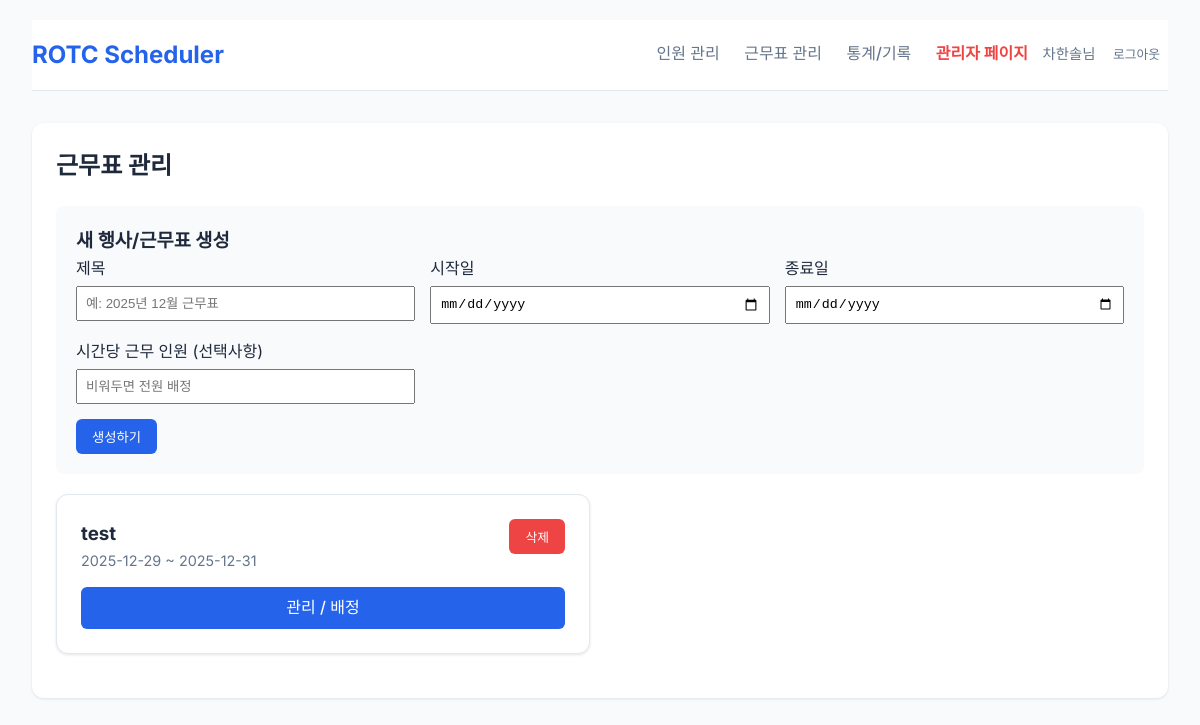
The app's page /rosters (signed in) with its own data.
### models.py (models this page shows, shortened)
class Person(UserMixin, db.Model):
    id = db.Column(db.Integer, primary_key=True)
    name = db.Column(db.String(100), nullable=False)
    is_active = db.Column(db.Boolean, default=True)
    created_at = db.Column(db.DateTime, default=datetime.utcnow)
    stats_reset_date = db.Column(db.DateTime, nullable=True)  # Track when statistics were reset
    reset_duty_count = db.Column(db.Integer, default=0)  # Total duties at reset time
    stats_hours = db.Column(db.Integer, default=0)  # Current statistics hours (separate from actual duties)
    username = db.Column(db.String(80), unique=True, nullable=True) # Nullable for migration safety, enforce in app
    password_hash = db.Column(db.String(128))
    role = db.Column(db.String(20), default='user') # 'user' or 'admin'
    availabilities = db.relationship('WeeklyAvailability', backref='person', lazy=True, cascade="all, delete-orphan")
    duties = db.relationship('Duty', backref='person', lazy=True)

class Roster(db.Model):
    id = db.Column(db.Integer, primary_key=True)
    title = db.Column(db.String(100), nullable=False)
    start_date = db.Column(db.Date, nullable=False)
    end_date = db.Column(db.Date, nullable=False)
    event_time = db.Column(db.String(50), nullable=True) # e.g. "09:00 - 18:00"
    people_per_shift = db.Column(db.Integer, nullable=True) # Number of people per time slot. Null means all available.
    created_at = db.Column(db.DateTime, default=datetime.utcnow)
    duties = db.relationship('Duty', backref='roster', lazy=True, cascade="all, delete-orphan")
    slots = db.relationship('RosterSlot', backref='roster', lazy=True, cascade="all, delete-orphan")

### app.py (the view)
@app.route('/rosters')
def roster_list():
    rosters = Roster.query.order_by(Roster.start_date.desc()).all()
    return render_template('roster_list.html', rosters=rosters)

### app.py (called while the page is built)
@login_manager.user_loader
def load_user(user_id):
    return Person.query.get(int(user_id))

### templates/roster_list.html
{% extends 'base.html' %}
{% block content %}
<div class="card">
    <h2>근무표 관리</h2>
    {% if current_user.role == 'admin' %}
    <form action="{{ url_for('create_roster') }}" method="POST"
        style="margin: 20px 0; padding: 20px; background: #f8fafc; border-radius: 8px;">
        <h3>새 행사/근무표 생성</h3>
        <div class="grid grid-cols-3" style="gap: 15px;">
            <div>
                <label>제목</label>
                <input type="text" name="title" placeholder="예: 2025년 12월 근무표" required
                    style="width: 100%; padding: 8px; margin-top: 5px;">
            </div>
            <div>
                <label>시작일</label>
                <input type="date" name="start_date" required style="width: 100%; padding: 8px; margin-top: 5px;">
            </div>
            <div>
                <label>종료일</label>
                <input type="date" name="end_date" required style="width: 100%; padding: 8px; margin-top: 5px;">
            </div>
            <div>
                <label>시간당 근무 인원 (선택사항)</label>
                <input type="number" name="people_per_shift" placeholder="비워두면 전원 배정" min="1"
                    style="width: 100%; padding: 8px; margin-top: 5px;">
            </div>
        </div>
        <button type="submit" class="btn btn-primary" style="margin-top: 15px;">생성하기</button>
    </form>
    {% endif %}
    <div class="grid grid-cols-2">
        {% for roster in rosters %}
        <div class="card" style="border: 1px solid var(--border-color);">
            <div style="display: flex; justify-content: space-between; align-items: flex-start;">
                <div>
                    <h3>{{ roster.title }}</h3>
                    <p style="color: var(--text-muted); font-size: 0.9rem;">
                        {{ roster.start_date.strftime('%Y-%m-%d') }} ~ {{ roster.end_date.strftime('%Y-%m-%d') }}
                    </p>
                </div>
                {% if current_user.role == 'admin' %}
                <form action="{{ url_for('delete_roster', id=roster.id) }}" method="POST"
                    onsubmit="return confirm('삭제하시겠습니까?');">
                    <button type="submit" class="btn btn-danger" style="font-size: 0.8rem;">삭제</button>
                </form>
                {% endif %}
            </div>
            <div style="margin-top: 15px;">
                <a href="{{ url_for('roster_detail', id=roster.id) }}" class="btn btn-primary"
                    style="width: 100%; text-align: center;">관리 / 배정</a>
            </div>
        </div>
        {% else %}
        <p>생성된 근무표가 없습니다.</p>
        {% endfor %}
    </div>
</div>
{% endblock %}

### templates/base.html (shortened to what this page needs)
<!DOCTYPE html>
<html lang="ko">
<head>
    <link rel="stylesheet" href="{{ url_for('static', filename='style.css') }}">
</head>
<body>
    <div class="container">
        <header>
            <nav>
                <a href="{{ url_for('index') }}" class="logo">ROTC Scheduler</a>
                <div class="nav-links">
                    <a href="{{ url_for('people_list') }}">인원 관리</a>
                    <a href="{{ url_for('roster_list') }}">근무표 관리</a>
                    <a href="{{ url_for('history') }}">통계/기록</a>
                    {% if current_user.is_authenticated %}
                    {% if current_user.role == 'admin' %}
                    <a href="{{ url_for('admin_page') }}" style="color: #ef4444; font-weight: bold;">관리자 페이지</a>
                    {% endif %}
                    <span style="font-size: 0.9rem; margin-left: 10px; color: #64748b;">{{ current_user.name }}님</span>
                    <a href="{{ url_for('logout') }}" class="btn btn-secondary"
                        style="margin-left: 5px; padding: 4px 8px; font-size: 0.8rem;">로그아웃</a>
                    {% else %}
                    <a href="{{ url_for('login') }}" class="btn btn-primary"
                        style="margin-left: 10px; padding: 4px 8px; font-size: 0.8rem;">로그인</a>
                    <a href="{{ url_for('signup') }}" class="btn btn-secondary"
                        style="margin-left: 5px; padding: 4px 8px; font-size: 0.8rem;">회원가입</a>
                    {% endif %}
                </div>
            </nav>
        </header>
        <main>
            {% block content %}{% endblock %}
        </main>
    </div>
</body>
</html>

### static/style.css (style rules this page uses)
:root { --primary-color: #2563eb; --primary-hover: #1d4ed8; --bg-color: #f8fafc; --card-bg: #ffffff; --text-main: #1e293b; --text-muted: #64748b; --border-color: #e2e8f0; --success: #10b981; --danger: #ef4444; --warning: #f59e0b; }
* { box-sizing: border-box; margin: 0; padding: 0; }
body { font-family: 'Inter', -apple-system, BlinkMacSystemFont, sans-serif; background-color: var(--bg-color); color: var(--text-main); line-height: 1.6; }
.container { max-width: 98%; margin: 0 auto; padding: 20px; }
header { background: var(--card-bg); border-bottom: 1px solid var(--border-color); padding: 1rem 0; margin-bottom: 2rem; }
nav { display: flex; justify-content: space-between; align-items: center; }
.logo { font-size: 1.5rem; font-weight: 700; color: var(--primary-color); text-decoration: none; }
.nav-links a { margin-left: 20px; text-decoration: none; color: var(--text-muted); font-weight: 500; transition: color 0.2s; }
.card { background: var(--card-bg); border-radius: 12px; box-shadow: 0 1px 3px rgba(0, 0, 0, 0.1); padding: 24px; margin-bottom: 20px; }
.btn { display: inline-block; padding: 0.5rem 1rem; border-radius: 6px; text-decoration: none; font-weight: 500; cursor: pointer; border: none; transition: background 0.2s; }
.btn-primary { background: var(--primary-color); color: white; }
.btn-danger { background: var(--danger); color: white; }
.grid { display: grid; gap: 20px; }
.grid-cols-2 { grid-template-columns: repeat(2, 1fr); }
.grid-cols-3 { grid-template-columns: repeat(3, 1fr); }

### records on screen
Person: name "차한솔"
Roster: title "test", start_date "2025-12-29", end_date "2025-12-31"
